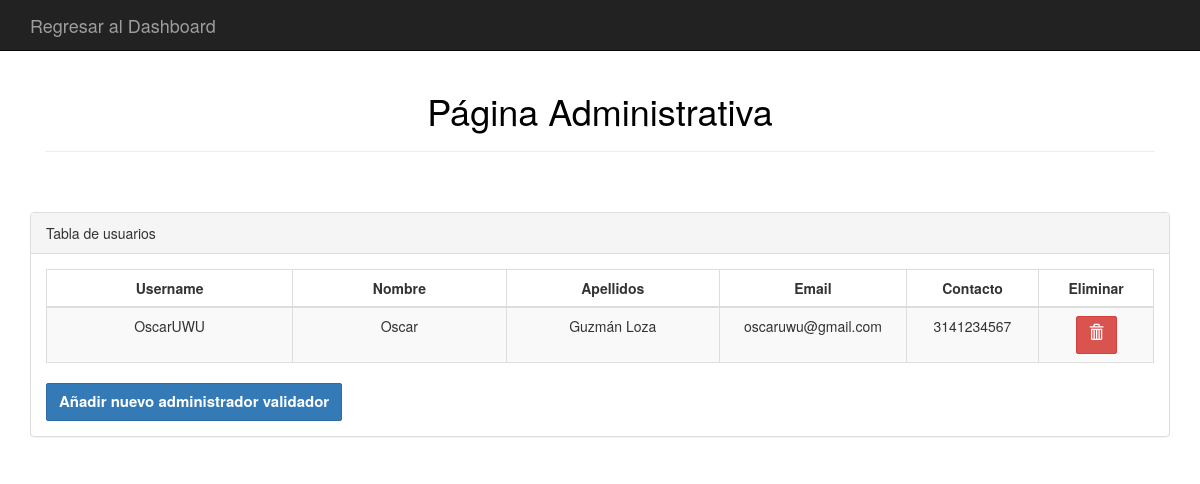
/admin/usr_adm.php (signed in), run on the app's committed database.
### tables this page shows
CREATE TABLE `usuarios` (
  `id` int(11) NOT NULL,
  `username` varchar(40) NOT NULL,
  `nombre` varchar(50) NOT NULL,
  `apellidos` varchar(50) NOT NULL,
  `email` varchar(40) NOT NULL,
  `contacto` varchar(15) NOT NULL,
  `pwd` varchar(150) NOT NULL,
  `role` varchar(15) NOT NULL
);

### admin/usr_adm.php (the view, shortened to what this page needs)
<!DOCTYPE html>
<html>
<head>
    <link rel="stylesheet" href="../bootstrap/css/bootstrap.min.css">
</head>
<body style="background-color: white;">
<nav class="navbar navbar-inverse navbar-static-top">
  <div class="container">
    <div class="navbar-header">
      <a class="navbar-brand" href="indexadmin.php">Regresar al Dashboard</a>
    </div>
  </div>
</nav>
<div class="wrapper">
    <div class="container">
        <div class="col-lg-12">
            <center>
            <h1>Página Administrativa</h1>
            </center>
            <hr><br>
            <br>
        </div>
            <br><br><br>
            <div class="row">
            <div class="col-lg-12">
                <div class="panel panel-default">
                    <div class="panel-heading">Tabla de usuarios</div>
                    <div class="panel-body">
                        <div class="table-responsive">
                            <table class="table table-striped table-bordered table-hover">
                                <thead>
                                    <tr>
                                        <th width="15%">Username</th>
                                        <th width="13%">Nombre</th>
                                        <th width="13%">Apellidos</th>
                                        <th width="6%">Email</th>
                                        <th width="7%">Contacto</th>
                                        <th width="6%">Eliminar</th>
                                    </tr>
                                </thead>
                                <tbody>
            					<?php
                                $miconexion = mysqli_connect("localhost", "root", "", "mz_motorsports");
                                $query="SELECT * FROM usuarios WHERE role = 'adminval'";
                                $result_contenido = mysqli_query($miconexion,$query);
                                while($row=mysqli_fetch_array($result_contenido))
            					{
            					?>
                                    <tr>
                                        <td style="text-align: center;"><?php echo $row["username"]; ?></td>
                                        <td class="centro"><?php echo $row["nombre"]; ?></td>
                                        <td class="centro"><?php echo $row["apellidos"]; ?></td>
                                        <td class="centro"><?php echo $row["email"]; ?></td>
                                        <td class="centro"><?php echo $row["contacto"]; ?></td>
            							<td class="centro" width="7%"><a href="eliminar_validador.php?id=<?php echo $row['id']?>" class = "btn btn-danger" name="btn_borrar_user"><span class="glyphicon glyphicon-trash" aria-hidden="true"></a></span></td>
                                    </tr>
            					<?php
            					}
            					?>
                                </tbody>
                            </table>
                                <button type="rounded-button" id="btn-nueva-cita" class="btn btn-primary d-inline float-end shadow"><a href="reg_personal.php" style="color:rgb(255, 255, 255);"> Añadir nuevo administrador validador<i class='bx bxs-plus-square' ></i></a></button>
                </div>
            </div>
            </div>
        </div>
    </div>
</div>
</body>
</html>

### admin/usr_adm.php (style rules this page uses)
.form-control, .btn { min-height: 38px; border-radius: 2px; }
.btn { font-size: 15px; font-weight: bold; }
h1, h2, h3, h4 { color: black; }
th, .centro { text-align: center; }

### data on the page
usuarios: username "OscarUWU", nombre "Oscar", apellidos "Guzmán Loza", email "oscaruwu@gmail.com", contacto "3141234567"
